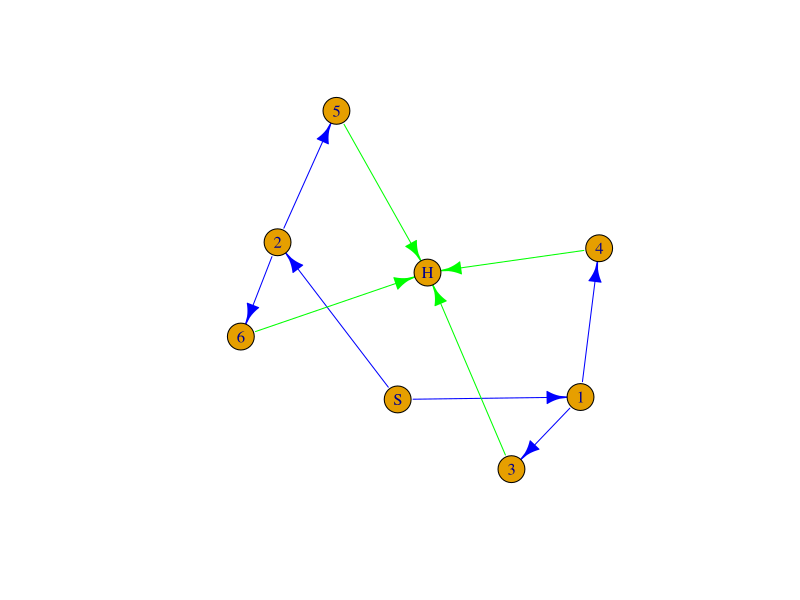

Recreate this plot in R.
## ---- chunk 1
knitr::opts_chunk$set(echo = TRUE)
library(igraph)
## ---- chunk 2

parkour<-make_empty_graph(n = 8) %>%
  add_edges(c(1,2, 1,3, 2,4, 2,5, 3,6, 3,7), color = "blue") %>%
  add_edges(c(4,8, 5,8, 6,8, 7,8), color = "green") %>%
  set_edge_attr("reward", value = c(0,0,0,0,0,0,4,0,2,3)) %>%
  set.vertex.attribute("name", value=c("S", "1", "2", "3","4","5","6","H"))
plot(parkour)
